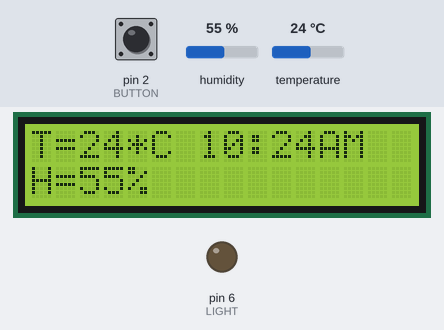
Recording of a sketch running on a simulated Arduino Uno, built with avr-gcc and run on an emulated ATmega328P. Shown: 16×2 character LCD, output pins drawn as LEDs (lit = HIGH). Inputs (shaded band) come from the test bench; at power-on: pin 2 (BUTTON) HIGH, humidity 55 %, temperature 24 °C. The local clock reads 2024-03-15 10:24:30 at power-on unless the sketch sets it.

Above: at 1.6 s.
1.7 s: pin 2 (BUTTON) pulled LOW for 1 s
At 3.3 s:
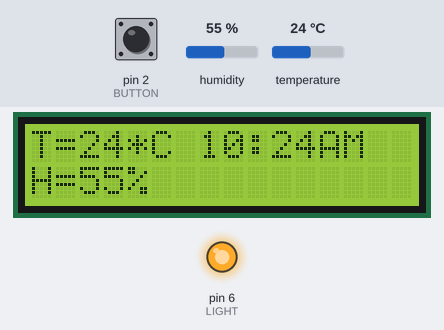
6.8 s: humidity set to 22 %
At 8.4 s:
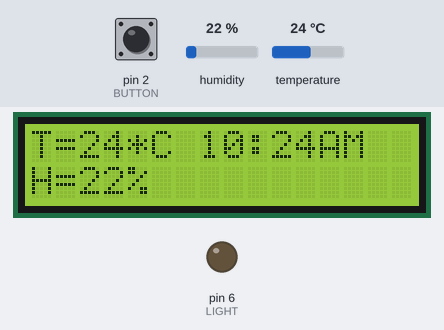
9.1 s: temperature set to 12 °C
At 10.4 s:
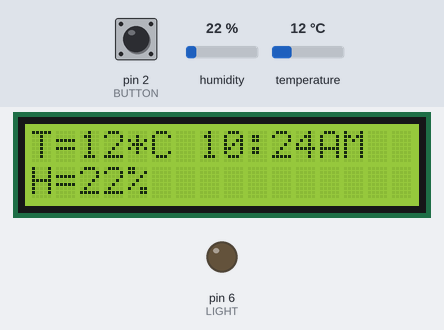
11.5 s: humidity set to 40 %
At 13.2 s:
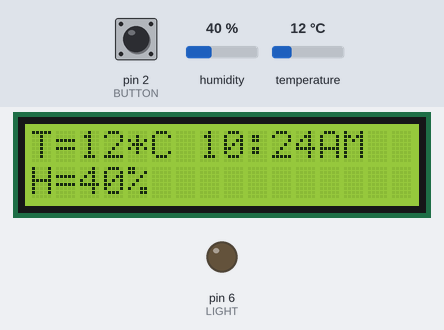
13.5 s: pin 2 (BUTTON) pulled LOW for 0.15 s
At 14.0 s:
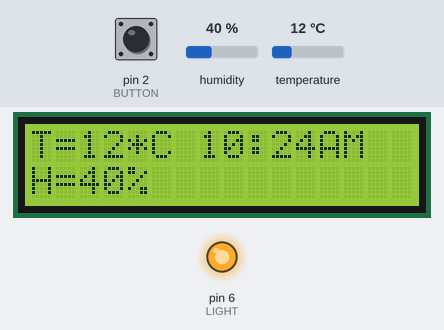
17.8 s: pin 2 (BUTTON) pulled LOW for 3.2 s
Timing chart, 0 to 22.3 s (numbered marks = the images above; inputs shaded):
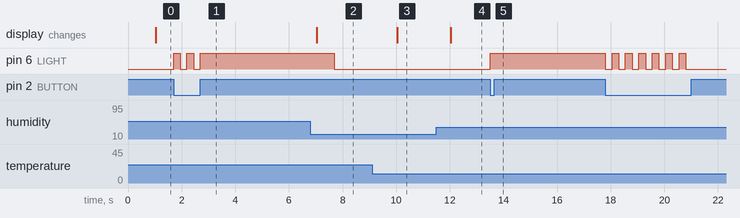

The sketch:

termostat.ino
```cpp
/**
  HUM SENSOR
    S to to pin 7
    middle pin to Vcc
    right pin to ground
  LCD
    Vss not connected (don't know exactly why)
    Vdd to Vcc
    V0 to ground with 2KH resistor
    Rs to pin 8
    Rw to ground
    E to pin 9
    d4 d5 d6 d7 to 10 11 12 13
    A to pin 6
    K to ground
  REAL TIME CLOCK
    SDA and SCL to SDA and SCL respectively
    Vcc to Vcc
    GND to ground
    Other pins are useless
  BUTTON
    S to pin 2
    GND to ground
    Vcc to Vcc
**/
#include <LiquidCrystal.h>
#include <SimpleDHT.h>
#include <Wire.h>
#include <RTClib.h>

#define DHTPIN 7
#define LIGHT 6
#define BUTTON 2
#define INPUT_THRESHOLD 250
#define MAX_LIGHT_ON 5000
#define MEASURE_TIME 1000

SimpleDHT11 dht11;
const int rs = 8, en = 9, d4 = 10, d5 = 11, d6 = 12, d7 = 13;
LiquidCrystal lcd(rs, en, d4, d5, d6, d7);
long lastMeasureTime = 0, timestamp, lastChange;
byte temp, umid;
RTC_DS1307 rtc;
uint8_t light = LOW;
uint8_t button = HIGH;

void printOnLCD(int, int);
void changeLight();

void setup() {
  lcd.begin(16, 2);
  if(!rtc.begin()) {
    return;
  }

  if(!rtc.isrunning()) {
    rtc.adjust(DateTime(F(__DATE__), F(__TIME__)));
  }

  pinMode(LIGHT, OUTPUT);
  pinMode(BUTTON, INPUT);
}

void loop() {
  timestamp = millis();

  if(light == HIGH && (timestamp - lastChange > MAX_LIGHT_ON)) {
    changeLight();
  }

  //Update LCD
  if(timestamp - lastMeasureTime > MEASURE_TIME) {
    dht11.read(DHTPIN, &temp, &umid, NULL);
    DateTime now = rtc.now();
    printOnLCD((int) temp, (int)umid, now);
    lastMeasureTime = timestamp;
  }

  // light up the screen on button pressed
  if(timestamp - lastChange >= INPUT_THRESHOLD) {
    button = digitalRead(BUTTON);
    if(button == LOW) {
      changeLight();
      lastChange = timestamp;
    }
  }
}

void printOnLCD(int t, int h, DateTime now) {
  lcd.setCursor(0,0);
  lcd.print("T=");
  lcd.setCursor(2,0);
  lcd.print(t);
  lcd.setCursor(4,0);
  lcd.print("*C");
  lcd.setCursor(0,1);
  lcd.print("H=");
  lcd.setCursor(2,1);
  lcd.print(h);
  lcd.setCursor(4,1);
  lcd.print("%");

  int hour = now.twelveHour();
  int minute = now.minute();
  int cursor = 7;

  lcd.setCursor(cursor, 0);
  if(hour < 10) {
    lcd.print(hour);
    cursor++;
  } else {
    lcd.print(hour);
    cursor+=2;
  }
  lcd.setCursor(cursor, 0);
  lcd.print(":");
  cursor++;
  lcd.setCursor(cursor, 0);
  if(minute < 10) {
    lcd.print("0");
    cursor++;
    lcd.print(minute);
    cursor++;
  } else {
    lcd.print(minute);
    cursor+=2;
  }
  lcd.setCursor(cursor, 0);
  if(now.isPM()) {
    lcd.print("PM");
  } else {
    lcd.print("AM");
  }
}

void changeLight() {
  if(light == LOW) {
    light = HIGH;
  } else {
    light = LOW;
  }
  digitalWrite(LIGHT, light);
}
```

Measured:
- after the input at 1.7 s, pin 6 (LIGHT): alternates HIGH for 0.25 s and LOW for 0.25 s, 5 changes in all, then stays HIGH, starting at once
- after the input at 6.8 s, the display: changes after 0.24 s (image 2)
- after the input at 9.1 s, the display: changes after 0.94 s (image 3)
- after the input at 11.5 s, the display: changes after 0.54 s (image 4)
- after the input at 13.5 s, pin 6 (LIGHT): LOW → HIGH at once
